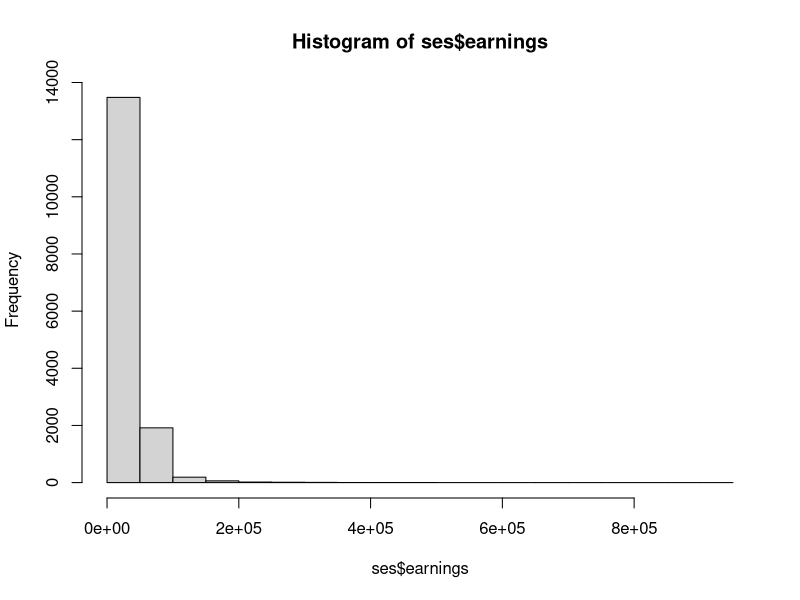
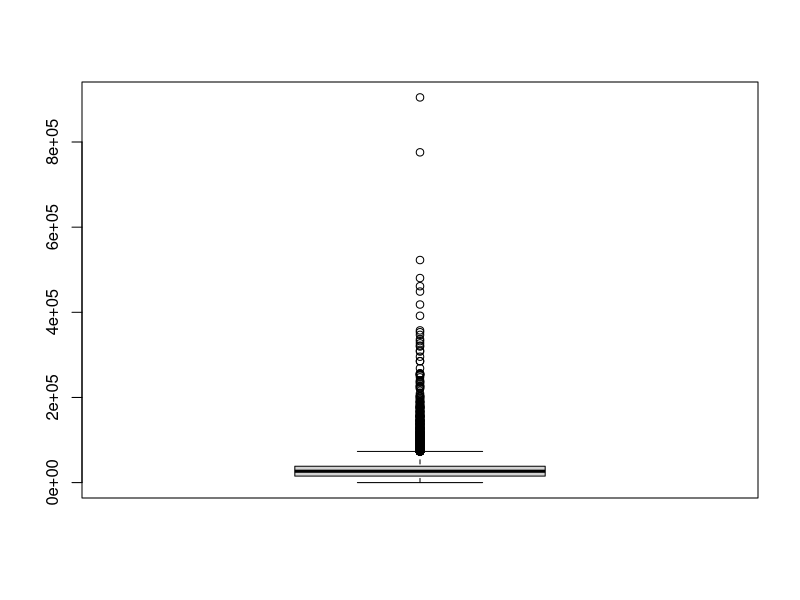

Source code (R) for these figures, in order: (Note: this script raises an error after producing the figures.)
# Tasks:

# Question 2.2 Choice of variables (II)
# Please have a brief look at another popular 
# data set, the Structural Earnings Statistics in 
# R-package laeken (Alfons and Templ 2013). 
# Read the help for this data set by typing in R:
#   

library(laeken)
data(ses) 
?ses
View(ses)
str(ses)

# Determine which of the variables 
# should be defined as (a) direct identifiers (if any)
# (b) categorical key variables
# (c) continuous key variables
# (d) sensitive variables

keys <- c("location","age", 
          "sex", "education",
          "NACE1","economicFinanc")

table(ses$size)
hist(ses$earnings)
boxplot(ses$earnings)
ses[which.max(ses$earnings),]

# Question 2.3 Frequencies of key variables
# Use again the EU-SILC data set from package laeken.
# Is a re-identification of observation 8 
# possible assuming region (db040), age, 
# gender (rb090) and economic status (pl030) 
# as categorical key variables. 
# Is re-identification of observation 3 easily be possible?

?createSdcObj
?eusilc
keyVars = c("db040", "age", "rb090", "pb220a") # one possible scenario
sdc <- createSdcObj(eusilc, 
                    keyVars = keyVars,
                    weightVar = "rb050",
                    hhId = "db030",
                    alpha = 0.5) 
sum(is.na(eusilc[, keyVars]))
apply(eusilc[, keyVars], 2, 
      function(x) sum(is.na(x)))
# alpha: how missings are treated. Irrelevant here, 
# because we do not have missings in the key 
# variables of eusilc.
sdc
slotNames(sdc)
slot(sdc, "risk")
# or by using the @ operator
head(sdc@risk$individual)
sdc@risk$individual[, "fk"]
# observation 8:
sdc@risk$individual[c(3,8), ]
eusilc[c(3,8), ]

# Inferential disclosure
# Question: estimate the income on py010

mod <- lm(log(py010n) ~ age + rb090 + pl030 + I(age^2) + pb220a,
          data = eusilc[eusilc$py010n > 0, ])
summary(mod)

intrudersKnowledge <- data.frame("hsize" = 3, 
                                 "db040" = "Tyrol",
                                 "age"= 34,
                                 "pl030" = "2",
                                 "pb220a" = "AT",
                                 "rb090" = "male",
                                 "eqIncome" = 16090)
exp(predict(mod, newdata = intrudersKnowledge,
            interval = "prediction"))


# Question:
# Create a sdcObj and access and plot the 
# estimated pop. freq. counts Fk.
# Plot the individual risk.

class(sdc)
library(ggplot2)
risk <- data.frame(sdc@risk$individual)
ggplot(risk, aes(x = Fk)) + geom_histogram()
ggplot(risk, aes(x = risk)) + geom_histogram()

# Question:
# Now use the ses data, 
# define a disclosure scenario and report on 
# k-anonymity, suda scores and individual risk

?sdcApp
# sdcApp()
data(ses, package = "laeken")
keys <- c("location","age", 
          "sex", "education",
          "NACE1","economicFinanc")
sdc_ses <- createSdcObj(ses,
                        keyVars = keys,
                        weightVar = "weights",
                        hhId = "IDunit"
                        )
sdc_ses
print(sdc_ses, "risk")
sdc_ses <- suda2(sdc_ses)
names(sdc_ses@risk)
sdc_ses@risk$suda2
risk <- data.frame(sdc_ses@risk$individual)
ggplot(risk, aes(x = Fk)) + geom_histogram()
ggplot(risk, aes(x = risk)) + geom_histogram()

r <- risk[, "risk"]
ses[which.max(r), keys]
ses[which.max(r), ]
